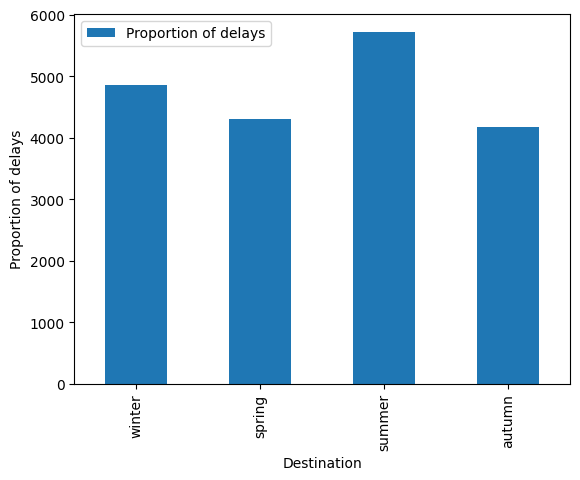

Reproduce this figure in Python.
import pandas as pd
import numpy as np
import matplotlib.pyplot as plt

df = pd.read_csv('flight_delays.csv')

table = df.loc[df['dep_delayed_15min'] == 'Y'].groupby('Month').Month.count()
table = table.reset_index(name='count')
year_time_delay = [0] * 4
for i, row in table.iterrows():
    month = int(row['Month'].replace('c-', ''))
    year_time_delay[(month % 12) // 3] += row['count']

res = pd.DataFrame({
    'Time of year': ['winter', 'spring', 'summer', 'autumn'],
    'Proportion of delays': year_time_delay
    })

img = res.plot.bar(x='Time of year')
plt.xlabel('Destination')
plt.ylabel('Proportion of delays')
img.figure.savefig('images/18_4.png', bbox_inches='tight')